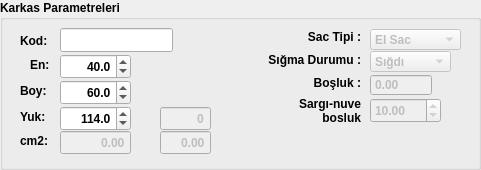
     <widget class="QGroupBox" name="groupBox_26">
      <property name="geometry">
       <rect>
        <x>2</x>
        <y>0</y>
        <width>481</width>
        <height>170</height>
       </rect>
      </property>
      <property name="font">
       <font>
        <weight>75</weight>
        <bold>true</bold>
       </font>
      </property>
      <property name="title">
       <string>Karkas Parametreleri</string>
      </property>
      <widget class="QLabel" name="label_56">
       <property name="geometry">
        <rect>
         <x>30</x>
         <y>54</y>
         <width>31</width>
         <height>21</height>
        </rect>
       </property>
       <property name="text">
        <string>En:</string>
       </property>
      </widget>
      <widget class="QDoubleSpinBox" name="doubleSpinBox_karkas_en">
       <property name="geometry">
        <rect>
         <x>60</x>
         <y>54</y>
         <width>71</width>
         <height>25</height>
        </rect>
       </property>
       <property name="font">
        <font>
         <weight>75</weight>
         <bold>true</bold>
        </font>
       </property>
       <property name="layoutDirection">
        <enum>Qt::LeftToRight</enum>
       </property>
       <property name="autoFillBackground">
        <bool>false</bool>
       </property>
       <property name="alignment">
        <set>Qt::AlignRight|Qt::AlignTrailing|Qt::AlignVCenter</set>
       </property>
       <property name="decimals">
        <number>1</number>
       </property>
       <property name="maximum">
        <double>9999.000000000000000</double>
       </property>
       <property name="value">
        <double>40.000000000000000</double>
       </property>
      </widget>
      <widget class="QLabel" name="label_57">
       <property name="geometry">
        <rect>
         <x>20</x>
         <y>80</y>
         <width>31</width>
         <height>21</height>
        </rect>
       </property>
       <property name="text">
        <string>Boy:</string>
       </property>
      </widget>
      <widget class="QDoubleSpinBox" name="doubleSpinBox_karkas_boy">
       <property name="geometry">
        <rect>
         <x>60</x>
         <y>80</y>
         <width>71</width>
         <height>25</height>
        </rect>
       </property>
       <property name="font">
        <font>
         <weight>75</weight>
         <bold>true</bold>
        </font>
       </property>
       <property name="layoutDirection">
        <enum>Qt::LeftToRight</enum>
       </property>
       <property name="autoFillBackground">
        <bool>false</bool>
       </property>
       <property name="alignment">
        <set>Qt::AlignRight|Qt::AlignTrailing|Qt::AlignVCenter</set>
       </property>
       <property name="decimals">
        <number>1</number>
       </property>
       <property name="maximum">
        <double>9999.000000000000000</double>
       </property>
       <property name="value">
        <double>60.000000000000000</double>
       </property>
      </widget>
      <widget class="QLabel" name="label_58">
       <property name="geometry">
        <rect>
         <x>20</x>
         <y>106</y>
         <width>31</width>
         <height>21</height>
        </rect>
       </property>
       <property name="text">
        <string>Yuk:</string>
       </property>
      </widget>
      <widget class="QDoubleSpinBox" name="doubleSpinBox_karkas_yukseklik">
       <property name="geometry">
        <rect>
         <x>60</x>
         <y>106</y>
         <width>71</width>
         <height>25</height>
        </rect>
       </property>
       <property name="font">
        <font>
         <weight>75</weight>
         <bold>true</bold>
        </font>
       </property>
       <property name="layoutDirection">
        <enum>Qt::LeftToRight</enum>
       </property>
       <property name="autoFillBackground">
        <bool>false</bool>
       </property>
       <property name="alignment">
        <set>Qt::AlignRight|Qt::AlignTrailing|Qt::AlignVCenter</set>
       </property>
       <property name="decimals">
        <number>1</number>
       </property>
       <property name="maximum">
        <double>9999.000000000000000</double>
       </property>
       <property name="value">
        <double>114.000000000000000</double>
       </property>
      </widget>
      <widget class="QLabel" name="label_60">
       <property name="geometry">
        <rect>
         <x>20</x>
         <y>130</y>
         <width>31</width>
         <height>21</height>
        </rect>
       </property>
       <property name="text">
        <string>cm2:</string>
       </property>
      </widget>
      <widget class="QDoubleSpinBox" name="doubleSpinBox_karkas_cm">
       <property name="enabled">
        <bool>false</bool>
       </property>
       <property name="geometry">
        <rect>
         <x>60</x>
         <y>130</y>
         <width>71</width>
         <height>25</height>
        </rect>
       </property>
       <property name="font">
        <font>
         <weight>75</weight>
         <bold>true</bold>
        </font>
       </property>
       <property name="layoutDirection">
        <enum>Qt::LeftToRight</enum>
       </property>
       <property name="autoFillBackground">
        <bool>false</bool>
       </property>
       <property name="alignment">
        <set>Qt::AlignRight|Qt::AlignTrailing|Qt::AlignVCenter</set>
       </property>
       <property name="buttonSymbols">
        <enum>QAbstractSpinBox::NoButtons</enum>
       </property>
       <property name="decimals">
        <number>2</number>
       </property>
       <property name="maximum">
        <double>9999.000000000000000</double>
       </property>
       <property name="value">
        <double>0.000000000000000</double>
       </property>
      </widget>
      <widget class="QDoubleSpinBox" name="doubleSpinBox_karkas_cm_oto">
       <property name="enabled">
        <bool>false</bool>
       </property>
       <property name="geometry">
        <rect>
         <x>160</x>
         <y>130</y>
         <width>51</width>
         <height>25</height>
        </rect>
       </property>
       <property name="font">
        <font>
         <weight>75</weight>
         <bold>true</bold>
        </font>
       </property>
       <property name="layoutDirection">
        <enum>Qt::LeftToRight</enum>
       </property>
       <property name="autoFillBackground">
        <bool>false</bool>
       </property>
       <property name="alignment">
        <set>Qt::AlignRight|Qt::AlignTrailing|Qt::AlignVCenter</set>
       </property>
       <property name="buttonSymbols">
        <enum>QAbstractSpinBox::NoButtons</enum>
       </property>
       <property name="decimals">
        <number>2</number>
       </property>
       <property name="maximum">
        <double>9999.000000000000000</double>
       </property>
       <property name="value">
        <double>0.000000000000000</double>
       </property>
      </widget>
      <widget class="QDoubleSpinBox" name="doubleSpinBox_karkas_yuk_oto">
       <property name="enabled">
        <bool>false</bool>
       </property>
       <property name="geometry">
        <rect>
         <x>160</x>
         <y>106</y>
         <width>51</width>
         <height>25</height>
        </rect>
       </property>
       <property name="font">
        <font>
         <weight>75</weight>
         <bold>true</bold>
        </font>
       </property>
       <property name="layoutDirection">
        <enum>Qt::LeftToRight</enum>
       </property>
       <property name="autoFillBackground">
        <bool>false</bool>
       </property>
       <property name="alignment">
        <set>Qt::AlignRight|Qt::AlignTrailing|Qt::AlignVCenter</set>
       </property>
       <property name="buttonSymbols">
        <enum>QAbstractSpinBox::NoButtons</enum>
       </property>
       <property name="decimals">
        <number>0</number>
       </property>
       <property name="maximum">
        <double>9999.000000000000000</double>
       </property>
       <property name="value">
        <double>0.000000000000000</double>
       </property>
      </widget>
      <widget class="QLabel" name="label_yuk_error">
       <property name="geometry">
        <rect>
         <x>50</x>
         <y>106</y>
         <width>20</width>
         <height>20</height>
        </rect>
       </property>
       <property name="text">
        <string/>
       </property>
       <property name="pixmap">
        <pixmap resource="icons.qrc">:/staticfiles/icons/warning.png</pixmap>
       </property>
       <property name="scaledContents">
        <bool>true</bool>
       </property>
      </widget>
      <widget class="QLabel" name="label_Ac_ok">
       <property name="geometry">
        <rect>
         <x>130</x>
         <y>130</y>
         <width>21</width>
         <height>21</height>
        </rect>
       </property>
       <property name="text">
        <string/>
       </property>
       <property name="pixmap">
        <pixmap resource="icons.qrc">:/staticfiles/icons/checked.png</pixmap>
       </property>
       <property name="scaledContents">
        <bool>true</bool>
       </property>
      </widget>
      <widget class="QLabel" name="label_Ac_error">
       <property name="geometry">
        <rect>
         <x>60</x>
         <y>130</y>
         <width>20</width>
         <height>20</height>
        </rect>
       </property>
       <property name="text">
        <string/>
       </property>
       <property name="pixmap">
        <pixmap resource="icons.qrc">:/staticfiles/icons/warning.png</pixmap>
       </property>
       <property name="scaledContents">
        <bool>true</bool>
       </property>
      </widget>
      <widget class="QLabel" name="label_Ac_ok_2">
       <property name="geometry">
        <rect>
         <x>450</x>
         <y>70</y>
         <width>21</width>
         <height>21</height>
        </rect>
       </property>
       <property name="text">
        <string/>
       </property>
       <property name="pixmap">
        <pixmap resource="icons.qrc">:/staticfiles/icons/checked.png</pixmap>
       </property>
       <property name="scaledContents">
        <bool>true</bool>
       </property>
      </widget>
      <widget class="QDoubleSpinBox" name="doubleSpinBox_8">
       <property name="enabled">
        <bool>false</bool>
       </property>
       <property name="geometry">
        <rect>
         <x>370</x>
         <y>74</y>
         <width>62</width>
         <height>22</height>
        </rect>
       </property>
       <property name="buttonSymbols">
        <enum>QAbstractSpinBox::NoButtons</enum>
       </property>
       <property name="minimum">
        <double>-999.000000000000000</double>
       </property>
       <property name="maximum">
        <double>9999.989999999999782</double>
       </property>
      </widget>
      <widget class="QComboBox" name="comboBox_2">
       <property name="enabled">
        <bool>false</bool>
       </property>
       <property name="geometry">
        <rect>
         <x>370</x>
         <y>51</y>
         <width>81</width>
         <height>21</height>
        </rect>
       </property>
       <item>
        <property name="text">
         <string>Sığdı</string>
        </property>
       </item>
       <item>
        <property name="text">
         <string>Sığmadı</string>
        </property>
       </item>
       <item>
        <property name="text">
         <string>Kesme</string>
        </property>
       </item>
      </widget>
      <widget class="QLabel" name="label_76">
       <property name="geometry">
        <rect>
         <x>250</x>
         <y>52</y>
         <width>111</width>
         <height>16</height>
        </rect>
       </property>
       <property name="text">
        <string>Sığma Durumu :</string>
       </property>
       <property name="alignment">
        <set>Qt::AlignRight|Qt::AlignTrailing|Qt::AlignVCenter</set>
       </property>
      </widget>
      <widget class="QLabel" name="label_Ac_error_2">
       <property name="geometry">
        <rect>
         <x>450</x>
         <y>50</y>
         <width>20</width>
         <height>20</height>
        </rect>
       </property>
       <property name="text">
        <string/>
       </property>
       <property name="pixmap">
        <pixmap resource="icons.qrc">:/staticfiles/icons/warning.png</pixmap>
       </property>
       <property name="scaledContents">
        <bool>true</bool>
       </property>
      </widget>
      <widget class="QLabel" name="label_77">
       <property name="geometry">
        <rect>
         <x>240</x>
         <y>75</y>
         <width>121</width>
         <height>16</height>
        </rect>
       </property>
       <property name="text">
        <string>Boşluk :</string>
       </property>
       <property name="alignment">
        <set>Qt::AlignRight|Qt::AlignTrailing|Qt::AlignVCenter</set>
       </property>
      </widget>
      <widget class="QLabel" name="label_yuk_ok">
       <property name="geometry">
        <rect>
         <x>130</x>
         <y>106</y>
         <width>21</width>
         <height>21</height>
        </rect>
       </property>
       <property name="text">
        <string/>
       </property>
       <property name="pixmap">
        <pixmap resource="icons.qrc">:/staticfiles/icons/checked.png</pixmap>
       </property>
       <property name="scaledContents">
        <bool>true</bool>
       </property>
      </widget>
      <widget class="QComboBox" name="comboBox_sactipi">
       <property name="enabled">
        <bool>false</bool>
       </property>
       <property name="geometry">
        <rect>
         <x>370</x>
         <y>29</y>
         <width>91</width>
         <height>21</height>
        </rect>
       </property>
       <property name="editable">
        <bool>false</bool>
       </property>
       <item>
        <property name="text">
         <string>EI Sac</string>
        </property>
       </item>
       <item>
        <property name="text">
         <string>Kesme Sac</string>
        </property>
       </item>
      </widget>
      <widget class="QLabel" name="label_146">
       <property name="geometry">
        <rect>
         <x>290</x>
         <y>27</y>
         <width>71</width>
         <height>20</height>
        </rect>
       </property>
       <property name="text">
        <string>Sac Tipi :</string>
       </property>
       <property name="alignment">
        <set>Qt::AlignRight|Qt::AlignTrailing|Qt::AlignVCenter</set>
       </property>
      </widget>
      <widget class="QLabel" name="label_154">
       <property name="geometry">
        <rect>
         <x>240</x>
         <y>95</y>
         <width>121</width>
         <height>31</height>
        </rect>
       </property>
       <property name="layoutDirection">
        <enum>Qt::RightToLeft</enum>
       </property>
       <property name="text">
        <string>Sargı-nuve
 bosluk</string>
       </property>
       <property name="alignment">
        <set>Qt::AlignRight|Qt::AlignTrailing|Qt::AlignVCenter</set>
       </property>
      </widget>
      <widget class="QDoubleSpinBox" name="doubleSpinBox_nuvebosluk">
       <property name="enabled">
        <bool>false</bool>
       </property>
       <property name="geometry">
        <rect>
         <x>370</x>
         <y>98</y>
         <width>71</width>
         <height>25</height>
        </rect>
       </property>
       <property name="value">
        <double>10.000000000000000</double>
       </property>
      </widget>
      <widget class="QLineEdit" name="lineEdit_mlz_karkas">
       <property name="geometry">
        <rect>
         <x>60</x>
         <y>28</y>
         <width>113</width>
         <height>24</height>
        </rect>
       </property>
      </widget>
      <widget class="QLabel" name="label_61">
       <property name="geometry">
        <rect>
         <x>20</x>
         <y>30</y>
         <width>31</width>
         <height>21</height>
        </rect>
       </property>
       <property name="text">
        <string>Kod:</string>
       </property>
      </widget>
     </widget>
